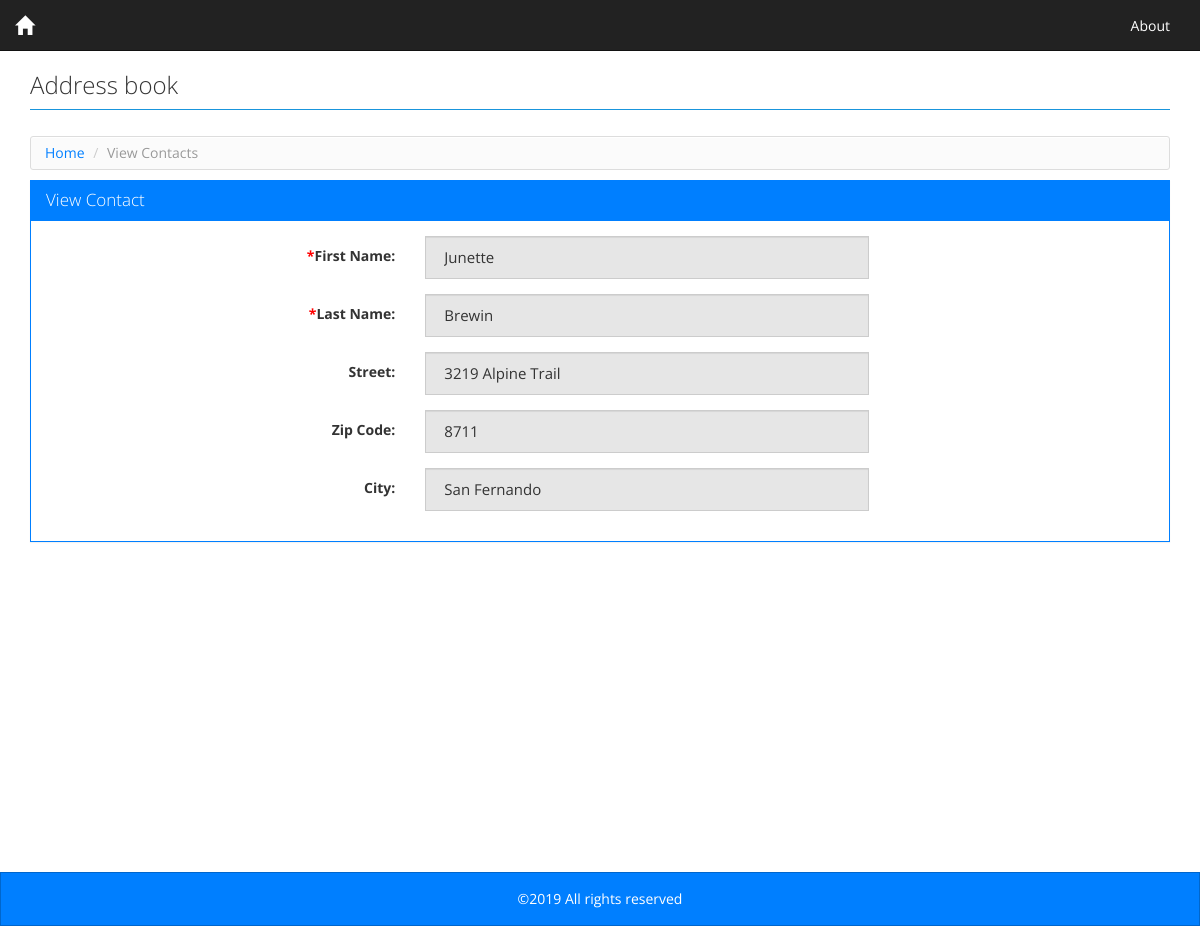
The page /view_contacts.php?cid=2 on the database its author committed.
### tables this page shows
CREATE TABLE `contacts` (
  `id` int(11) NOT NULL AUTO_INCREMENT,
  `first_name` varchar(255) NOT NULL,
  `last_name` varchar(255) NOT NULL,
  `street` varchar(255) DEFAULT NULL,
  `zip` varchar(255) DEFAULT NULL,
  `city` varchar(255) DEFAULT NULL,
  PRIMARY KEY (`id`)
);

### view_contacts.php (the view)
<?php
require_once './config.php';
include './header.php';
try {
  $sql = "SELECT * FROM contacts WHERE 1 AND id = :cid";
  $stmt = $DB->prepare($sql);
  $stmt->bindValue(":cid", intval($_GET["cid"]));
  $stmt->execute();
  $results = $stmt->fetchAll();
} catch (Exception $ex) {
  echo $ex->getMessage();
}
?>
<div class="row">
  <ul class="breadcrumb">
    <li><a href="index.php">Home</a></li>
    <li class="active">View Contacts</li>
  </ul>
</div>
<div class="row">
  <div class="panel panel-primary">
    <div class="panel-heading">
      <h3 class="panel-title">View Contact</h3>
    </div>
    <div class="panel-body">
      <form class="form-horizontal" name="contact_form" id="contact_form" enctype="multipart/form-data" method="post" action="process_form.php">
        <fieldset>
          <div class="form-group">
            <label class="col-lg-4 control-label" for="first_name"><span class="required">*</span>First Name:</label>
            <div class="col-lg-5">
              <input type="text" readonly="" placeholder="First Name" value="<?php echo $results[0]["first_name"] ?>" id="first_name" class="form-control" name="first_name"><span id="first_name_err" class="error"></span>
            </div>
          </div>
          <div class="form-group">
            <label class="col-lg-4 control-label" for="last_name"><span class="required">*</span>Last Name:</label>
            <div class="col-lg-5">
              <input type="text" readonly="" value="<?php echo $results[0]["last_name"] ?>" placeholder="Last Name" id="last_name" class="form-control" name="last_name"><span id="last_name_err" class="error"></span>
            </div>
          </div>
          <div class="form-group">
            <label class="col-lg-4 control-label" for="city">Street:</label>
            <div class="col-lg-5">
              <input type="text" readonly="" value="<?php echo $results[0]["street"] ?>" placeholder="Street" id="street" class="form-control" name="street"><span id="street" class="error"></span>
            </div>
          </div>
          <div class="form-group">
            <label class="col-lg-4 control-label" for="city">Zip Code:</label>
            <div class="col-lg-5">
              <input type="text" readonly="" value="<?php echo $results[0]["zip"] ?>" placeholder="zip" id="zip" class="form-control" name="zip"><span id="zip" class="error"></span>
            </div>
          </div>
          <div class="form-group">
            <label class="col-lg-4 control-label" for="city">City:</label>
            <div class="col-lg-5">
              <input type="text" readonly="" value="<?php echo $results[0]["city"] ?>" placeholder="City" id="city" class="form-control" name="city"><span id="city" class="error"></span>
            </div>
          </div>
        </fieldset>
      </form>
    </div>
  </div>
</div>
<?php
include './footer.php';
?>

### assets/css/style.css (style rules this page uses)
html, body { height: 100%; }
body { font-size: 14px; line-height: 18px; }
.mainbody .row { margin: 0px; }
.panel-body { width: 100%; margin: 0 auto; }
.breadcrumb { background-color: #FBFBFB; background-image: -moz-linear-gradient(center top , #FFFFFF, #F5F5F5); background-repeat: repeat-x; border: 1px solid #DDDDDD; border-radius: 3px; box-shadow: 0 1px 0 #FFFFFF inset; list-style: none outside none; margin: 5px 0 10px 0; padding: 7px 14px; }
.breadcrumb li { display: inline-block; text-shadow: 0 1px 0 #FFFFFF; }
.required { color: #f00; }

### rows shown on the page
contacts: first_name "Junette", last_name "Brewin", street "3219 Alpine Trail", zip "8711", city "San Fernando"
